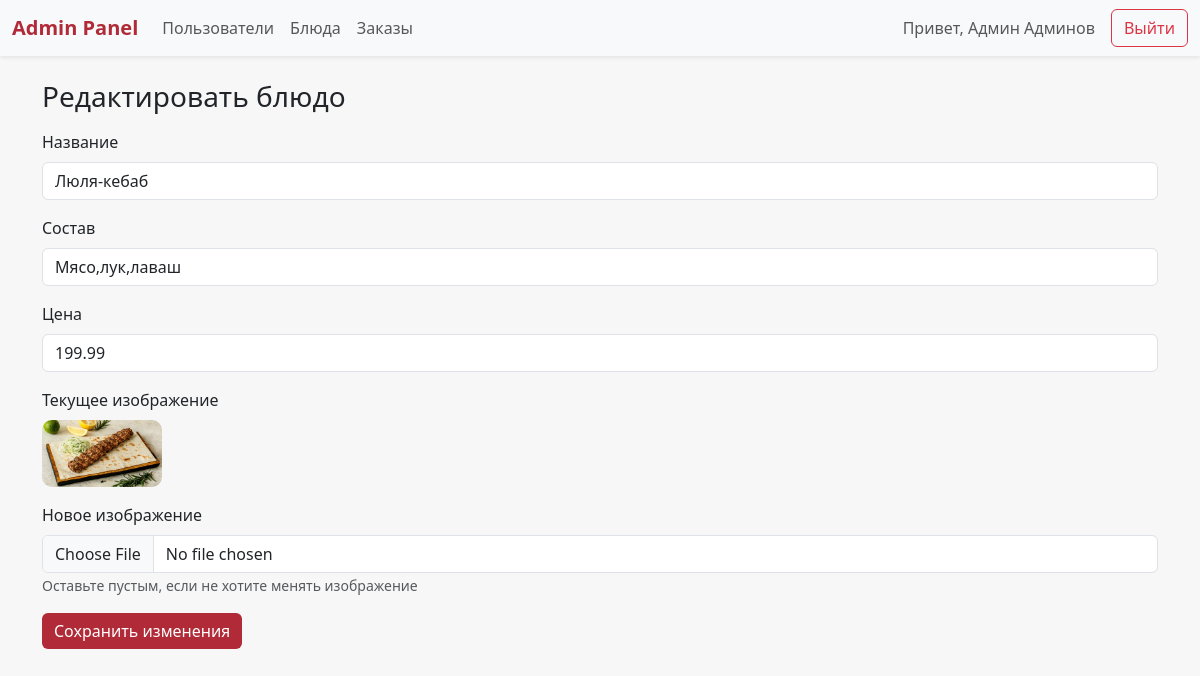
Screenshot of /admin/edit/editDish.php?id=2 (signed in) with the database file from the repository.
### tables this page shows
CREATE TABLE `Users` (
  `Id` int(11) NOT NULL,
  `Surname` varchar(255) NOT NULL,
  `Name` varchar(255) NOT NULL,
  `Patronomyc` varchar(255) DEFAULT NULL,
  `Phone` varchar(255) NOT NULL,
  `Password` varchar(1000) NOT NULL,
  `Role` enum('client','courier','admin') NOT NULL
);

CREATE TABLE `Dishes` (
  `Id` int(11) NOT NULL,
  `Name` varchar(255) NOT NULL,
  `Сompound` varchar(255) NOT NULL,
  `Price` decimal(10,2) NOT NULL,
  `Img` varchar(255) NOT NULL
);

### admin/edit/editDish.php (the view, shortened to what this page needs)
<?php
    include("../../settings/connect_database.php");
    if(isset($_SESSION['user'])) {
        if($_SESSION['user'] != -1) {
            $query = $mysqli->query("SELECT `Role`, `Name`, `Surname` FROM `Users` WHERE `Id` = ".$_SESSION["user"]);
            if($query && $query->num_rows == 1) {
                $read = $query->fetch_assoc();
            }
        } else {
            header("Location: ../../index.php");
        }
    } else {
        header("Location: ../../index.php");
    }
    $username = $read["Name"]. ' '. $read["Surname"];
    $dishToEdit = $_GET["id"];
    $query = $mysqli->query("SELECT * FROM `Dishes` WHERE `Id` =".$dishToEdit);
    $dish = $query->fetch_assoc();
?>
<!DOCTYPE html>
<html lang="ru">
<head>
    <link href="https://cdn.jsdelivr.net/npm/bootstrap@5.3.2/dist/css/bootstrap.min.css" rel="stylesheet">
</head>
<body>
    <nav class="navbar navbar-expand-lg navbar-light bg-light shadow-sm mb-4">
        <div class="container-fluid">
        <a class="navbar-brand" href="../admin.php">Admin Panel</a>
        <div class="collapse navbar-collapse" id="navbarAdmin">
          <ul class="navbar-nav me-auto mb-2 mb-lg-0">
            <li class="nav-item">
              <a class="nav-link" href="../users.php">Пользователи</a>
            </li>
            <li class="nav-item">
              <a class="nav-link" href="../dishes.php">Блюда</a>
            </li>
            <li class="nav-item">
              <a class="nav-link" href="../orders.php">Заказы</a>
            </li>
          </ul>
          <span class="navbar-text me-3">Привет, <?= $username?></span>
          <a href="../../functions/logout.php" class="btn btn-outline-danger">Выйти</a>
        </div>
        </div>
    </nav>
    <div class="container mt-4">
    <h3>Редактировать блюдо</h3>
    <form method="post" enctype="multipart/form-data" class="mt-3">
        <div class="mb-3">
            <label for="name" class="form-label">Название</label>
            <input type="text" class="form-control" id="name" name="name" value="<?= $dish['Name'] ?>" required>
        </div>
        <div class="mb-3">
            <label for="compound" class="form-label">Состав</label>
            <input type="text" class="form-control" id="compound" name="compound" value="<?= $dish['Сompound'] ?>" required>
        </div>
        <div class="mb-3">
            <label for="price" class="form-label">Цена</label>
            <input type="number" step="0.01" min="0" class="form-control" id="price" name="price" value="<?= $dish['Price'] ?>" required>
        </div>
        <div class="mb-3">
            <label class="form-label">Текущее изображение</label><br>
            <img src="../../resources/img/<?= $dish['Img'] ?>" style="width:120px; border-radius:10px;">
        </div>
        <div class="mb-3">
            <label for="img" class="form-label">Новое изображение</label>
            <input type="file" class="form-control" id="img" name="img" accept="image/*">
            <small class="text-muted">Оставьте пустым, если не хотите менять изображение</small>
        </div>
        <button type="submit" class="btn btn-accent">Сохранить изменения</button>
    </form>
</div>
</body>
</html>

### admin/edit/editDish.php (style rules this page uses)
body { background-color: #f7f7f7; }
.navbar-brand { font-weight: 600; color: #b02a37 !important; }
.btn-accent { background-color: #b02a37; border: none; color: white; }

### rows the page displays
users: username "Админ Админов"
dishes: name "Люля-кебаб", compound "Мясо,лук,лаваш", price "199.99", Img (picture)
